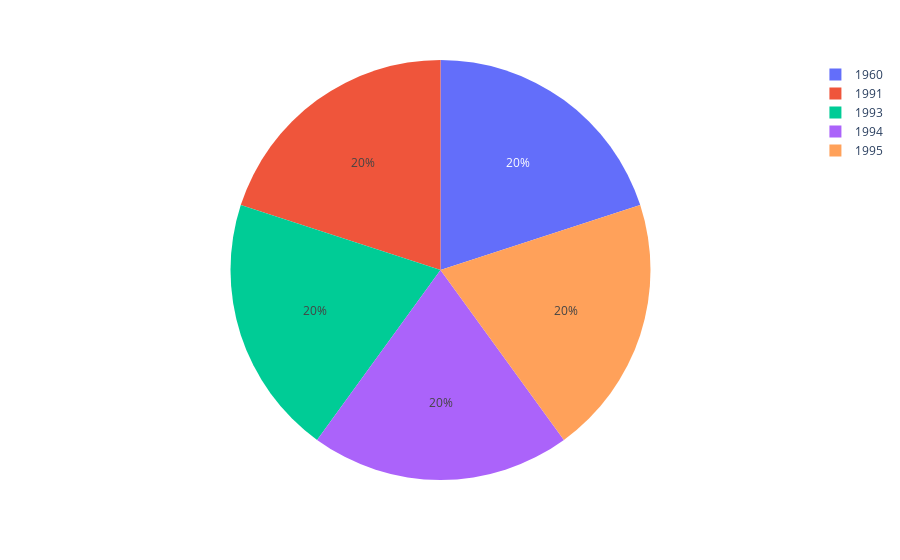

Notebook code for this chart:
### Code cell
cn = cn.head(61)
px.pie(cn, 'year','Agricultural methane emissions (% of total)')

### Figure 1 — Plotly figure (JSON) as saved in the notebook; plotly's stock layout.template omitted (floating-point values rounded to 4 significant figures)
{"data": [{"domain": {"x": [0, 1], "y": [0, 1]}, "hovertemplate": "year=%{label}<br>Agricultural methane emissions (% of total)=%{value}<extra></extra>", "labels": [1960, 1991, 1993, 1994, 1995], "legendgroup": "", "name": "", "showlegend": true, "type": "pie", "values": [264, 264, 264, 264, 264]}], "layout": {"legend": {"tracegroupgap": 0}, "margin": {"t": 60}}}
